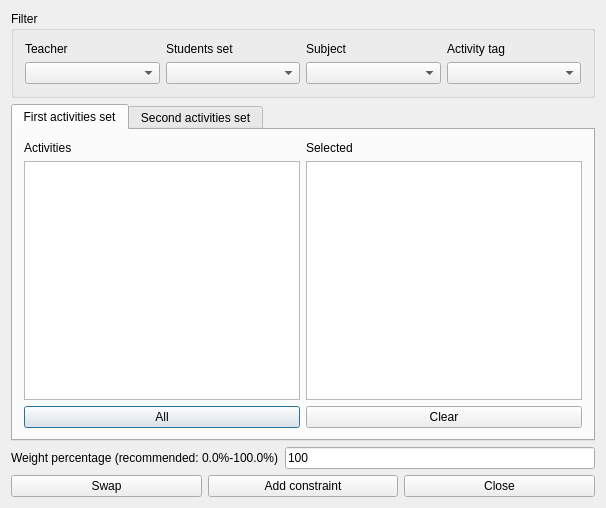
<?xml version="1.0" encoding="UTF-8"?>
<ui version="4.0">
 <class>AddConstraintTwoSetsOfActivitiesOrderedForm_template</class>
 <widget class="QDialog" name="AddConstraintTwoSetsOfActivitiesOrderedForm_template">
  <property name="geometry">
   <rect>
    <x>0</x>
    <y>0</y>
    <width>606</width>
    <height>508</height>
   </rect>
  </property>
  <property name="windowTitle">
   <string extracomment="This is the title of the dialog to add a new constraint of this type">Add two sets of activities ordered</string>
  </property>
  <layout class="QGridLayout" name="gridLayout_4">
   <item row="0" column="0">
    <widget class="QGroupBox" name="filterGroupBox">
     <property name="title">
      <string>Filter</string>
     </property>
     <layout class="QGridLayout" name="gridLayout">
      <item row="0" column="0">
       <widget class="QLabel" name="teachersTextLabel">
        <property name="text">
         <string>Teacher</string>
        </property>
        <property name="wordWrap">
         <bool>false</bool>
        </property>
       </widget>
      </item>
      <item row="0" column="1">
       <widget class="QLabel" name="studentsTextLabel">
        <property name="text">
         <string>Students set</string>
        </property>
        <property name="wordWrap">
         <bool>false</bool>
        </property>
       </widget>
      </item>
      <item row="0" column="2">
       <widget class="QLabel" name="subjectsTextLabel">
        <property name="text">
         <string>Subject</string>
        </property>
        <property name="wordWrap">
         <bool>false</bool>
        </property>
       </widget>
      </item>
      <item row="0" column="3">
       <widget class="QLabel" name="activityTagsTextLabel">
        <property name="text">
         <string>Activity tag</string>
        </property>
        <property name="wordWrap">
         <bool>false</bool>
        </property>
       </widget>
      </item>
      <item row="1" column="0">
       <widget class="QComboBox" name="teachersComboBox"/>
      </item>
      <item row="1" column="1">
       <widget class="QComboBox" name="studentsComboBox"/>
      </item>
      <item row="1" column="2">
       <widget class="QComboBox" name="subjectsComboBox"/>
      </item>
      <item row="1" column="3">
       <widget class="QComboBox" name="activityTagsComboBox"/>
      </item>
     </layout>
    </widget>
   </item>
   <item row="1" column="0">
    <widget class="QTabWidget" name="tabWidget">
     <property name="currentIndex">
      <number>0</number>
     </property>
     <widget class="QWidget" name="tab">
      <attribute name="title">
       <string>First activities set</string>
      </attribute>
      <layout class="QGridLayout" name="gridLayout_2">
       <item row="0" column="0">
        <layout class="QHBoxLayout" name="horizontalLayout_2">
         <item>
          <layout class="QVBoxLayout" name="verticalLayout_2">
           <item>
            <widget class="QLabel" name="firstActivitiesTextLabel">
             <property name="frameShape">
              <enum>QFrame::NoFrame</enum>
             </property>
             <property name="frameShadow">
              <enum>QFrame::Plain</enum>
             </property>
             <property name="text">
              <string>Activities</string>
             </property>
             <property name="wordWrap">
              <bool>false</bool>
             </property>
            </widget>
           </item>
           <item>
            <widget class="QListWidget" name="firstAllActivitiesListWidget"/>
           </item>
           <item>
            <widget class="QPushButton" name="firstAddAllActivitiesPushButton">
             <property name="text">
              <string comment="Text on a button. It refers to adding all activities from the list above this button into the current constraint">All</string>
             </property>
            </widget>
           </item>
          </layout>
         </item>
         <item>
          <layout class="QVBoxLayout" name="verticalLayout">
           <item>
            <widget class="QLabel" name="firstSelectedActivitiesTextLabel">
             <property name="frameShape">
              <enum>QFrame::NoFrame</enum>
             </property>
             <property name="frameShadow">
              <enum>QFrame::Plain</enum>
             </property>
             <property name="text">
              <string comment="It refers to a list of selected activities">Selected</string>
             </property>
             <property name="wordWrap">
              <bool>false</bool>
             </property>
            </widget>
           </item>
           <item>
            <widget class="QListWidget" name="firstSelectedActivitiesListWidget"/>
           </item>
           <item>
            <widget class="QPushButton" name="firstClearPushButton">
             <property name="text">
              <string>Clear</string>
             </property>
            </widget>
           </item>
          </layout>
         </item>
        </layout>
       </item>
      </layout>
     </widget>
     <widget class="QWidget" name="tab_2">
      <attribute name="title">
       <string>Second activities set</string>
      </attribute>
      <layout class="QGridLayout" name="gridLayout_3">
       <item row="0" column="0">
        <layout class="QHBoxLayout" name="horizontalLayout_3">
         <item>
          <layout class="QVBoxLayout" name="verticalLayout_3">
           <item>
            <widget class="QLabel" name="secondActivitiesTextLabel">
             <property name="frameShape">
              <enum>QFrame::NoFrame</enum>
             </property>
             <property name="frameShadow">
              <enum>QFrame::Plain</enum>
             </property>
             <property name="text">
              <string>Activities</string>
             </property>
             <property name="wordWrap">
              <bool>false</bool>
             </property>
            </widget>
           </item>
           <item>
            <widget class="QListWidget" name="secondAllActivitiesListWidget"/>
           </item>
           <item>
            <widget class="QPushButton" name="secondAddAllActivitiesPushButton">
             <property name="text">
              <string comment="Text on a button. It refers to adding all activities from the list above this button into the current constraint">All</string>
             </property>
            </widget>
           </item>
          </layout>
         </item>
         <item>
          <layout class="QVBoxLayout" name="verticalLayout_4">
           <item>
            <widget class="QLabel" name="secondSelectedActivitiesTextLabel">
             <property name="frameShape">
              <enum>QFrame::NoFrame</enum>
             </property>
             <property name="frameShadow">
              <enum>QFrame::Plain</enum>
             </property>
             <property name="text">
              <string comment="It refers to a list of selected activities">Selected</string>
             </property>
             <property name="wordWrap">
              <bool>false</bool>
             </property>
            </widget>
           </item>
           <item>
            <widget class="QListWidget" name="secondSelectedActivitiesListWidget"/>
           </item>
           <item>
            <widget class="QPushButton" name="secondClearPushButton">
             <property name="text">
              <string>Clear</string>
             </property>
            </widget>
           </item>
          </layout>
         </item>
        </layout>
       </item>
      </layout>
     </widget>
    </widget>
   </item>
   <item row="2" column="0">
    <layout class="QHBoxLayout" name="horizontalLayout">
     <item>
      <widget class="QLabel" name="weightTextLabel">
       <property name="frameShape">
        <enum>QFrame::NoFrame</enum>
       </property>
       <property name="frameShadow">
        <enum>QFrame::Plain</enum>
       </property>
       <property name="text">
        <string>Weight percentage (recommended: 0.0%-100.0%)</string>
       </property>
       <property name="wordWrap">
        <bool>false</bool>
       </property>
      </widget>
     </item>
     <item>
      <widget class="QLineEdit" name="weightLineEdit">
       <property name="text">
        <string notr="true">100</string>
       </property>
      </widget>
     </item>
    </layout>
   </item>
   <item row="3" column="0">
    <layout class="QHBoxLayout">
     <item>
      <widget class="QPushButton" name="swapPushButton">
       <property name="text">
        <string comment="Interchange (swap) the two sets of selected activities in the dialog">Swap</string>
       </property>
      </widget>
     </item>
     <item>
      <widget class="QPushButton" name="addConstraintPushButton">
       <property name="text">
        <string>Add constraint</string>
       </property>
      </widget>
     </item>
     <item>
      <widget class="QPushButton" name="closePushButton">
       <property name="text">
        <string>Close</string>
       </property>
      </widget>
     </item>
    </layout>
   </item>
  </layout>
 </widget>
 <layoutdefault spacing="6" margin="11"/>
 <resources/>
 <connections/>
</ui>
